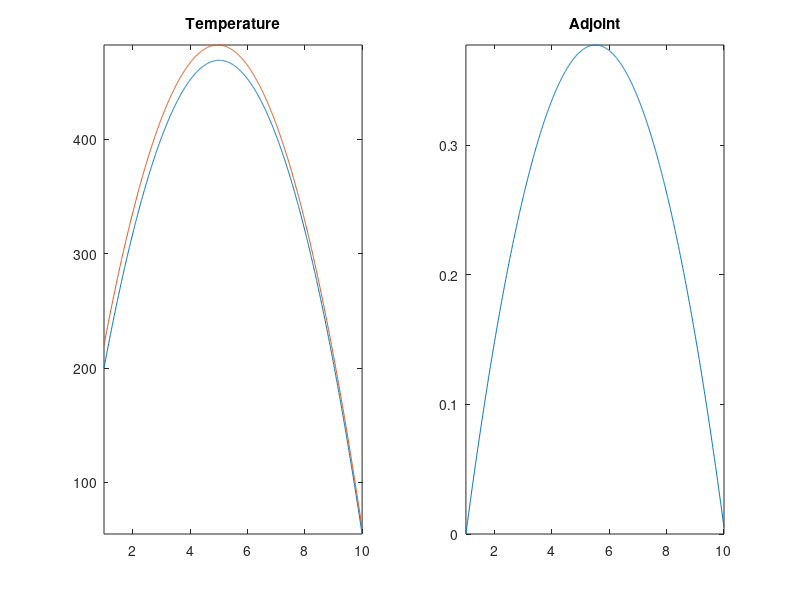

MATLAB code to generate this figure:
function hc_analytical
clc; close all;

% problem definition
a=1; b=10;
k=3; q=100; h=100; T_dir=200; T_inf=50;
% region of interest
x1=a; x2=b;
% qoi response. r is used in compute adjoint. fh_r is used for the QoI
% using fh_T. Always make sure that r and fh_r(x) are consistent!
r=1/(x2-x1);
fh_r = @(x) (x<x1).*0 + (x>=x1&x<x2).*r + (x>=x2).*0;
% 
do_plot = true;

%%%%%%%%%%%%%%%%%%%%%%%%%%%%%%%%%%%%%%%%%%%%%%%%%%%%%%%%%%
% solve forward problem for unperturbed temperature
%%%%%%%%%%%%%%%%%%%%%%%%%%%%%%%%%%%%%%%%%%%%%%%%%%%%%%%%%%
[fh_T,fh_dTdx] = compute_temperature(a,b,k,q,T_dir,h,T_inf);
% plot temperature
if do_plot
    x=linspace(a,b,1000);
    figure(1); subplot(1,2,1); plot(x,fh_T(x)); axis tight; title('Temperature');
end
% compute functional using forward solution
J_for = integral(@(x) fh_T(x).*fh_r(x),x1,x2);

%%%%%%%%%%%%%%%%%%%%%%%%%%%%%%%%%%%%%%%%%%%%%%%%%%%%%%%%%%
% solve adjoint problem
%%%%%%%%%%%%%%%%%%%%%%%%%%%%%%%%%%%%%%%%%%%%%%%%%%%%%%%%%%
phi_dir=0; phi_inf=0; 
[fh_phi,fh_dphidx] = compute_adjoint(a,b,x1,x2,k,r,phi_dir,h,phi_inf);
% plot adjoint
if do_plot
    subplot(1,2,2); plot(x,fh_phi(x)); axis tight; title('Adjoint');
end
% compute functional using adjoint
J_adj_vol = q * integral(fh_phi,a,b);
J_adj_dir = k*T_dir*fh_dphidx(a);
J_adj_rob = h*T_inf*fh_phi(b);
J_adj     = J_adj_vol + J_adj_rob + J_adj_dir;

%%%%%%%%%%%%%%%%%%%%%%%%%%%%%%%%%%%%%%%%%%%%%%%%%%%%%%%%%%
% QoI values
%%%%%%%%%%%%%%%%%%%%%%%%%%%%%%%%%%%%%%%%%%%%%%%%%%%%%%%%%%
fprintf('Unperturbed QoI values: \nForward %g\nAdjoint %g\n',J_for,J_adj);
fprintf('Splitting the adjoint values:\n\tvolume  \t%g\n\tRobin bc\t%g\n\tDirichlet bc\t%g\n',...
    J_adj_vol,J_adj_rob,J_adj_dir);

%%%%%%%%%%%%%%%%%%%%%%%%%%%%%%%%%%%%%%%%%%%%%%%%%%%%%%%%%%
% create perturbation 
%%%%%%%%%%%%%%%%%%%%%%%%%%%%%%%%%%%%%%%%%%%%%%%%%%%%%%%%%%
% save values
fh_T0 = fh_T; fh_dT0dx = fh_dTdx; J_for0 = J_for;
% save unperturbed parameters
k0=k; q0=q; h0=h; T_dir0=T_dir; T_inf0=T_inf;
% perturbed values
pert = 1e-1;
q     = q0     * (1 + pert*1); 
k     = k0     * (1 + pert*1);
h     = h0     * (1 + pert*1);
T_dir = T_dir0 * (1 + pert*1);
T_inf = T_inf0 * (1 + pert*1);
%
q1 = q-q0; h1 = h-h0; k1 = k-k0;
T_dir1=T_dir-T_dir0; T_inf1=T_inf-T_inf0;

%%%%%%%%%%%%%%%%%%%%%%%%%%%%%%%%%%%%%%%%%%%%%%%%%%%%%%%%%%
% solve forward problem for perturbed temperature
%%%%%%%%%%%%%%%%%%%%%%%%%%%%%%%%%%%%%%%%%%%%%%%%%%%%%%%%%%
[fh_T,fh_dTdx] = compute_temperature(a,b,k,q,T_dir,h,T_inf);
if do_plot
    subplot(1,2,1); hold all; plot(x,fh_T(x)); axis tight; hold off; 
end
J_for = integral(@(x) fh_T(x).*fh_r(x),x1,x2);
fprintf('\nPerturbed QoI values: \nForward %g\n',J_for);
% forward sensitivity
dJ_for = (J_for - J_for0)  ;
% verif
% [(J_for - J_for0) integral(@(x) T(x)-T0(x),x1,x2)]
%%%%%%%%%%%%%%%%%%%%%%%%%%%%%%%%%%%%%%%%%%%%%%%%%%%%%%%%%%
% adjoint-based sensitivity
%%%%%%%%%%%%%%%%%%%%%%%%%%%%%%%%%%%%%%%%%%%%%%%%%%%%%%%%%%
% sensivitiy due to heat source
dJ_adj_vol_src = q1 * integral(fh_phi,a,b);
% sensivitiy due to conductivity, first-order and exact
dJ_adj_vol_cond       = -k1 * integral(@(x) fh_dT0dx(x).*fh_dphidx(x),a,b);
dJ_adj_vol_cond_exact = -k1 * integral(@(x) fh_dTdx(x) .*fh_dphidx(x),a,b);
dJ_adj_dirichlet      = k0*fh_dphidx(a)*T_dir1;
dJ_adj_robin          = -h1*fh_T0(b)*fh_phi(b) + (h*T_inf-h0*T_inf0)*fh_phi(b);
dJ_adj_robin_exact    = -h1*fh_T(b) *fh_phi(b) + (h*T_inf-h0*T_inf0)*fh_phi(b);

dJ_adj       = dJ_adj_vol_src + dJ_adj_vol_cond       + dJ_adj_dirichlet +dJ_adj_robin      ;
dJ_adj_exact = dJ_adj_vol_src + dJ_adj_vol_cond_exact + dJ_adj_dirichlet +dJ_adj_robin_exact;

%%%%%%%%%%%%%%%%%%%%%%%%%%%%%%%%%%%%%%%%%%%%%%%%%%%%%%%%%%
% sensitivity values
%%%%%%%%%%%%%%%%%%%%%%%%%%%%%%%%%%%%%%%%%%%%%%%%%%%%%%%%%%
fprintf('Sensitivity values:\nForward: %g\n',dJ_for);
fprintf('Adjoint:\n');
fprintf('\tAll    \t\t%g\n',dJ_adj);
fprintf('\tAll E  \t\t%g\n',dJ_adj_exact);
fprintf('\tvol.src  \t%g\n',dJ_adj_vol_src);
fprintf('\tvol.cond \t%g\n',dJ_adj_vol_cond);
fprintf('\tvol.condE\t%g\n',dJ_adj_vol_cond_exact);
fprintf('\tDirichlet\t%g\n',dJ_adj_dirichlet);
fprintf('\tRobin bc \t%g\n',dJ_adj_robin);
fprintf('\tRobin bcE\t%g\n',dJ_adj_robin_exact);

return
end
%%%%%%%%%%%%%%%%%%%%%%%%%

function [fh_T,fh_dTdx] = compute_temperature(a,b,k,q,T_dir,h,T_inf)
% Problem statement: -d/dx(k.dT/dx) = q
%                    T(a) = T_dir
%                    -k.dT/dx|_b = h(T(b) - T_inf)
%
% Analytical solution:
%      T(x) = alpha (x-a)(x-b) + beta(x-b) + gamma
%      with alpha = -q/k/2

mat = [ (a-b) 1 ; k  h];
rhs = [T_dir;  q/2*(b-a) + h*T_inf];
coef = mat\rhs;

alpha = -q/k/2; beta = coef(1); gamma = coef(2);
% function handle for temperature
fh_T = @(x) alpha*(x-a).*(x-b) + beta*(x-b) + gamma;
% function handle for derivative of temperature
fh_dTdx = @(x) alpha*(2*x-a-b) + beta;

% varargout = cell(1,nargout);
% % function handle for T and dTdx
% varargout{1} = fh_T;
% varargout{2} = fh_dTdx;
% switch nargout
%     case {1,2}
%         % nothing to do
%     case 3
%         % value at x=a
%         varargout{3} = fh_T(b);
%     case 4
%         % value at x=b
%         varargout{3} = fh_T(b);
%         % value of derivative at at x=a
%         varargout{4} = alpha*(2*a-a-b)+beta;
%     otherwise
%         error('wrong nargout in compute T');
% end        

return
end
%%%%%%%%%%%%%%%%%%%%%%%%%

function [fh_phi, fh_dphidx] = compute_adjoint(a,b,x1,x2,k,r,phi_dir,h,phi_inf)
% Problem statement: -d/dx(k.dphi/dx) = r
%                    phi(a) = phi_dir
%                    -k.dphi/dx|_b = h(phi(b) - phi_inf)
%
% Analytical solution:
% if 3 regions (r(x).ne.0 only inside the domain [a,b]:
%    phi{1}(x) = alpha{1}(x-a) + beta{1}
%    phi{2}(x) = alpha{2}(x-x1)(x-x2) + beta{2}(x-x2) + gamma{2}
%    phi{3}(x) = alpha{3}(x-b) + beta{3}
% if 2 regions (case x1=a)
%    phi{1}(x) = alpha{1}(x-a)(x-x2) + beta{1}(x-a) + gamma{1}
%    phi{2}(x) = alpha{2}(x-b) + beta{2} 
% if 2 regions (case x2=b)
%    phi{1}(x) = alpha{1}(x-a) + beta{1}
%    phi{2}(x) = alpha{2}(x-x1)(x-b) + beta{2}(x-b) + gamma{2}
% if 1 region. same as solving for T routine

my_case='not_defined';

if ( abs(a-x1)<eps && abs(b-x2)<eps )
    my_case = 'both_bd';
end
if ( abs(a-x1)<eps && abs(b-x2)>eps )
    my_case = 'left_bd';
end
if ( abs(a-x1)>eps && abs(b-x2)<eps )
    my_case = 'right_bd';
end
if ( abs(a-x1)>eps && abs(b-x2)>eps )
    my_case = 'inside';
end
% fprintf('my case is %s\n',my_case);

% analytical solution
switch my_case
    case 'inside'
        % set up linear system
        mat = zeros(6,6); rhs = zeros(6,1);
        % coef = [ a1,b1,b2,g2,a3,b3]
        alpha2 = -r/k/2;
        % fill system
        % phi{1}(a) = phi_dir = beta{1}
        mat(1,2) = 1; rhs(1) = phi_dir;
        % -k dphi{3}dx(b) = h (phi{3}(b)-phi_inf)
        % - k a3 = h(b3-phi_inf)
        mat(2,5:6) = [k h ]; rhs(2) = h*phi_inf;
        % interfaces: values
        % phi{1}(x1) = phi{2}(x1)
        % a1(x1-a)+b1 = b2(x1-x2)+g2
        mat(3,1:4) = [(x1-a) 1 -(x1-x2) -1];
        % phi{2}(x2) = phi{3}(x2)
        % g2 = a3(x2-b) +b3
        mat(4,4:6) = [1 -(x2-b) -1];
        % interfaces: derivatives
        % a1 = a2(2x-x1-x2)+b2
        mat(5,1) = 1; mat(5,3) = -1; rhs(5)= alpha2*(x1-x2);
        % a3 = a2(2x-x1-x2)+b2
        mat(6,5) = 1; mat(6,3) = -1; rhs(6)=-alpha2*(x1-x2);
        % solve system
        coef = mat\rhs;
        % assgin coefficients
        alpha1 = coef(1);
        beta1  = coef(2);
        beta2  = coef(3);
        gamma2 = coef(4);
        alpha3 = coef(5);
        beta3  = coef(6);
        % define solution per region
        phi{1} = @(x) alpha1*(x-a) + beta1;
        phi{2} = @(x) alpha2*(x-x1).*(x-x2) + beta2*(x-x2) + gamma2;
        phi{3} = @(x) alpha3*(x-b) + beta3;
        % create full-domain solution
        fh_phi = @(x) (x<x1).*phi{1}(x) + (x>=x1&x<x2).* phi{2}(x) + (x>=x2).*phi{3}(x);
        % define solution derivative per region
        dphi{1} = @(x) alpha1;
        dphi{2} = @(x) alpha2*(2*x-x1-x2) + beta2;
        dphi{3} = @(x) alpha3;
        % create full-domain solution
        fh_dphidx = @(x) (x<x1).*dphi{1}(x) + (x>=x1&x<x2).* dphi{2}(x) + (x>=x2).*dphi{3}(x);
        
    case 'left_bd'
        % set up linear system
        mat = zeros(4,4); rhs = zeros(4,1);
        % coef = [ b1,g1,a2,b2]
        alpha1 = -r/k/2;
        % fill system
        % phi{1}(a) = phi_dir = gamma{1}
        mat(1,2) = 1; rhs(1) = phi_dir;
        % -k dphi{2}dx(b) = h (phi{2}(b)-phi_inf)
        % - k a2 = h(b2-phi_inf)
        mat(2,3:4) = [k h ]; rhs(2) = h*phi_inf;
        % interfaces: values
        % phi{1}(x2) = phi{2}(x2)
        % b1(x2-a)+g1 = a2(x2-b)+b2
        mat(3,1:4) = [(x2-a) 1 -(x2-b) -1];
        % interfaces: derivative at x2
        % a1(2x-a-x2)+b1 = a1(x2-a)+b1 = a2
        mat(4,1) = 1; mat(4,3) = -1; rhs(4)= -alpha1*(x2-a);
        % solve system
        coef = mat\rhs;
        % assgin coefficients
        beta1  = coef(1);
        gamma1 = coef(2);
        alpha2 = coef(3);
        beta2  = coef(4);
        % define solution per region
        phi{1} = @(x) alpha1*(x-a).*(x-x2) + beta1*(x-a) + gamma1;
        phi{2} = @(x) alpha2*(x-b) + beta2;
        % create full-domain solution
        fh_phi = @(x) (x<x2).*phi{1}(x)  + (x>=x2).*phi{2}(x);
        % define solution derivative per region
        dphi{1} = @(x) alpha1*(2*x-a-x2) + beta1;
        dphi{2} = @(x) alpha2;
        % create full-domain solution
        fh_dphidx = @(x) (x<x2).*dphi{1}(x) + (x>=x2).*dphi{2}(x);
        
    case 'right_bd'
%    phi{1}(x) = alpha{1}(x-a) + beta{1}
%    phi{2}(x) = alpha{2}(x-x1)(x-b) + beta{2}(x-b) + gamma{2}
       % set up linear system
        mat = zeros(4,4); rhs = zeros(4,1);
        % coef = [ a1,b1,b2,g2]
        alpha2 = -r/k/2;
        % fill system
        % phi{1}(a) = phi_dir = beta{1}
        mat(1,2) = 1; rhs(1) = phi_dir;
        % -k dphi{2}dx(b) = h (phi{2}(b)-phi_inf)
        % - k(a2(2x-x1-b)+b2) = h(g2-phi_inf)
        mat(2,3:4) = [k h ]; rhs(2) = -k*alpha2*(b-x1) + h*phi_inf;
        % interfaces: values
        % phi{1}(x1) = phi{2}(x1)
        % a1(x1-a)+b1 = b2(x1-b)+g2
        mat(3,1:4) = [(x1-a) 1 -(x1-b) -1];
        % interfaces: derivatives at x1
        % a1 = a2(2x-x1-b)+b2 = a2(x1-b)+b2
        mat(4,1) = 1; mat(4,3) = -1; rhs(4)= alpha2*(x1-b);
        % solve system
        coef = mat\rhs;
        % assgin coefficients
        alpha1 = coef(1);
        beta1  = coef(2);
        beta2  = coef(3);
        gamma2 = coef(4);
        % define solution per region
        phi{1} = @(x) alpha1*(x-a) + beta1;
        phi{2} = @(x) alpha2*(x-x1).*(x-b) + beta2*(x-b) + gamma2;
        % create full-domain solution
        fh_phi = @(x) (x<x1).*phi{1}(x)  + (x>=x1).*phi{2}(x);
        % define solution derivative per region
        dphi{1} = @(x) alpha1;
        dphi{2} = @(x) alpha2*(2*x-x1-b);
        % create full-domain solution
        fh_dphidx = @(x) (x<x1).*dphi{1}(x) + (x>=x1).*dphi{2}(x);
                
    case 'both_bd'
        [fh_phi, fh_dphidx] = compute_temperature(a,b,k,r,phi_dir,h,phi_inf);
    otherwise
        error('unknown case %s',my_case);
end

return
end
%%%%%%%%%%%%%%%%%%%%%%%%%
